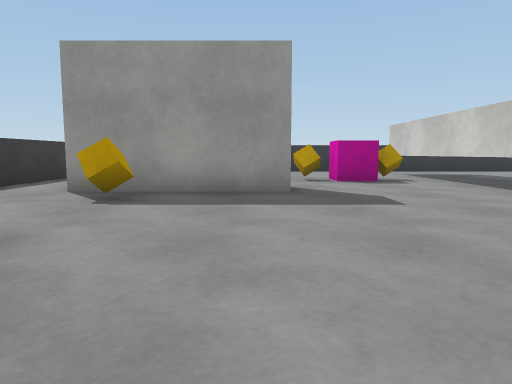
[1] (above)

18 first-person views from a walk through a Unity game level. The camera is 0.68 m above the floor, tilts 6° down and sees 70° across. The floor is counted in squares, 1 m on a side. Each view is taken from the middle of a square. On the plan, view 1 faces up. The plan holds only what a view shows up to about 11 squares ahead; the rest is blank. The player is left out. Surface patterns are stand-ins for the level's own textures.

[2]
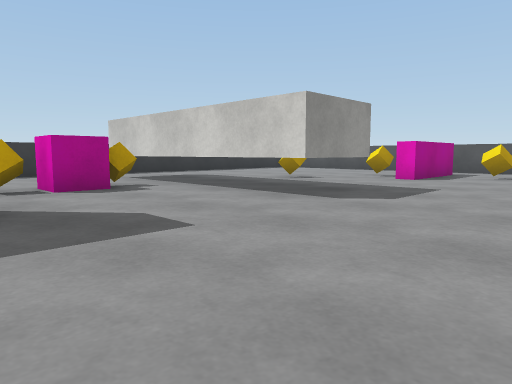

[3]
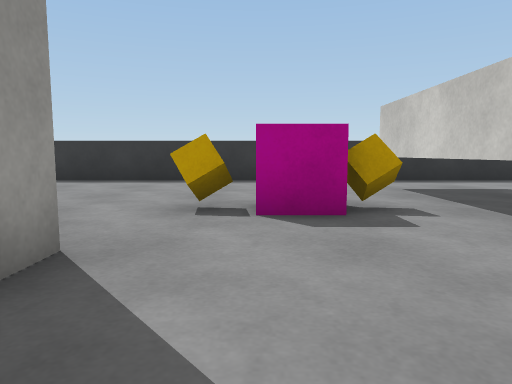

[4]
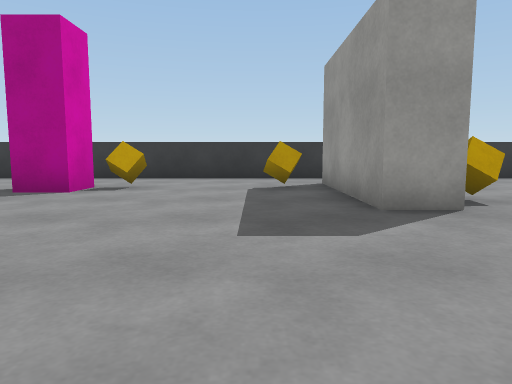

[5]
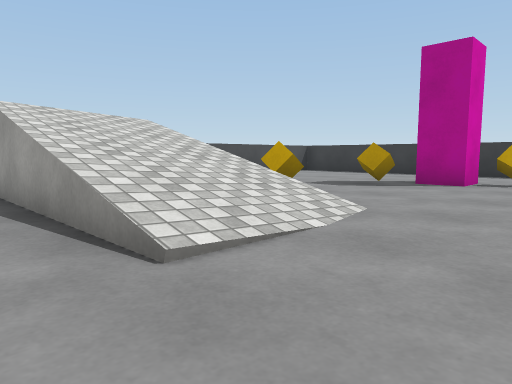

[6]
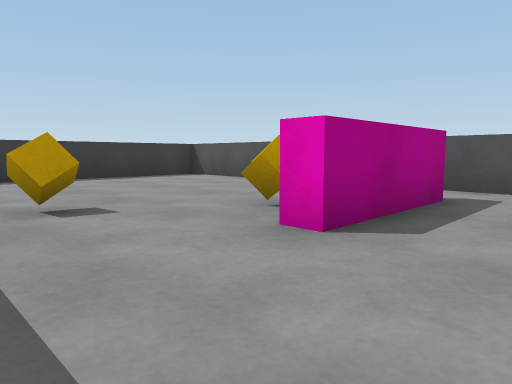

[7]
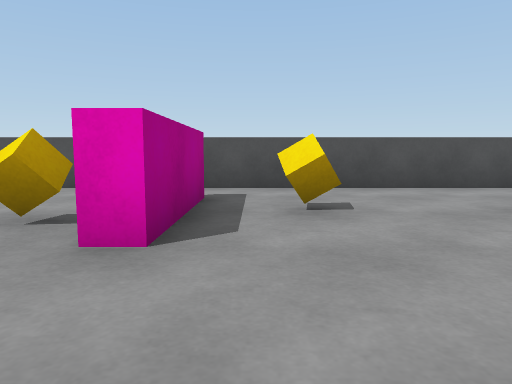

[8]
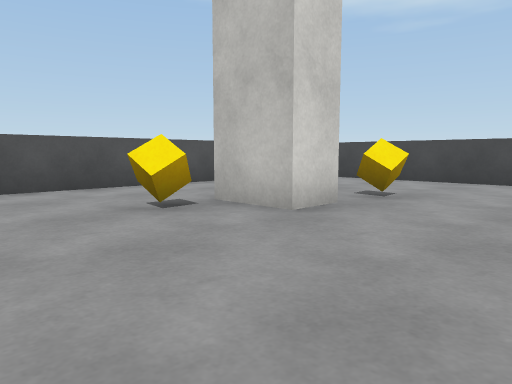

[9]
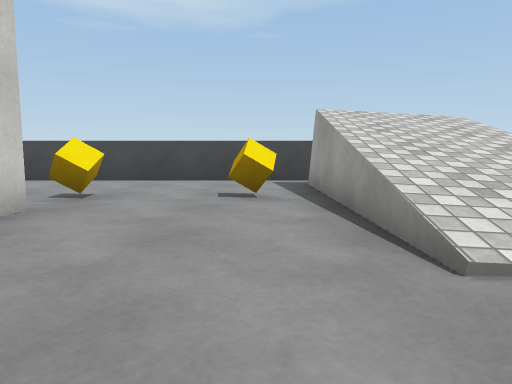

[10]
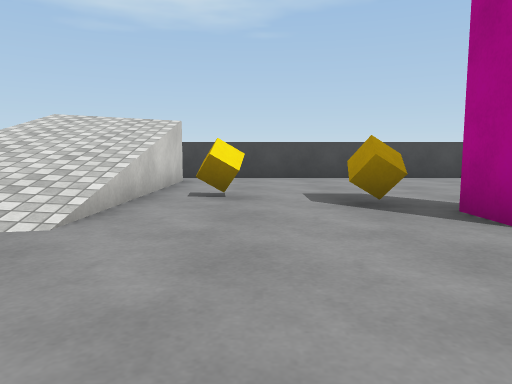

[11]
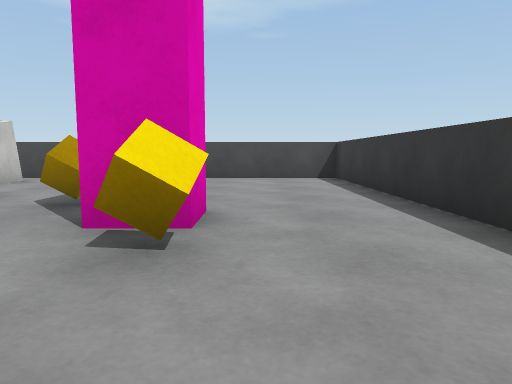

[12]
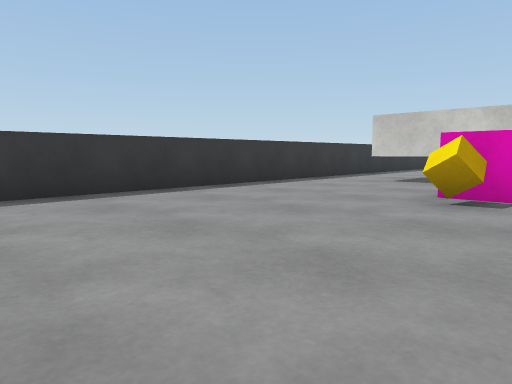

[13]
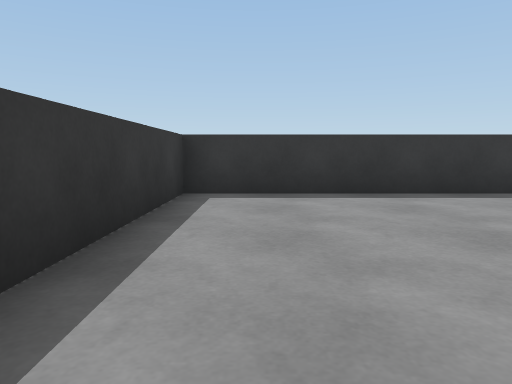

[14]
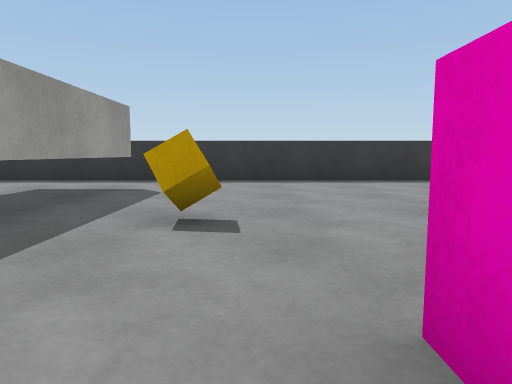

[15]
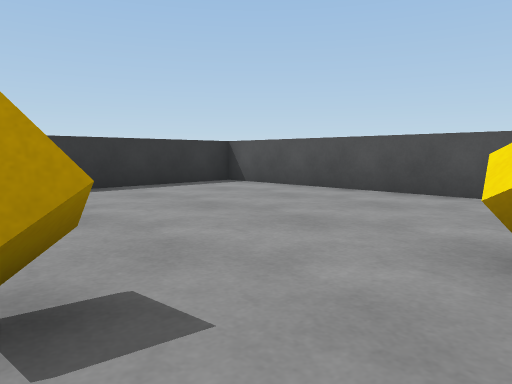

[16]
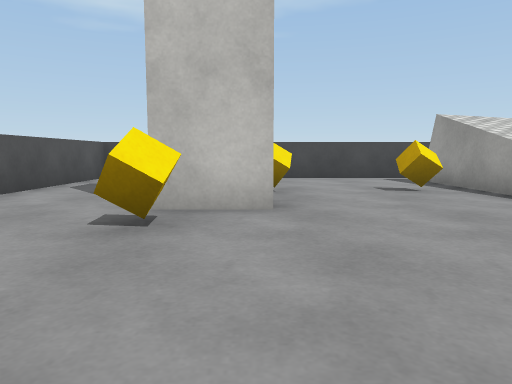

[17]
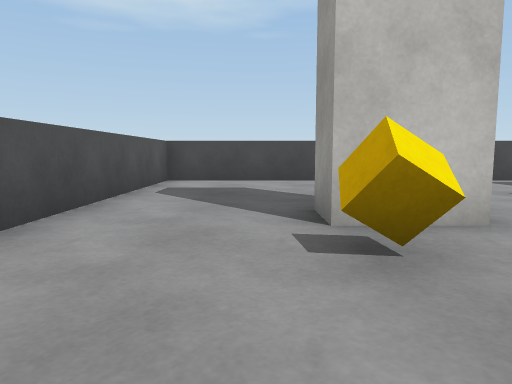

[18]
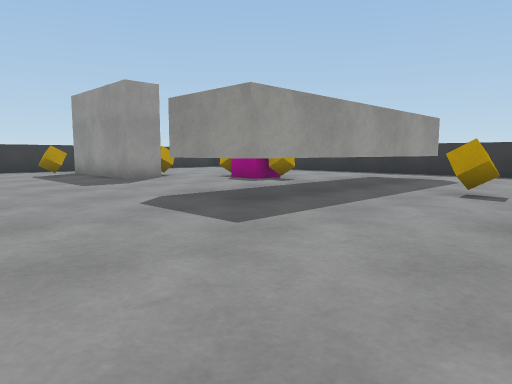

### Floor plan
Key: @ floor where view 1 was taken; # wall or solid block; x gap in a wall; . floor; / step, stairs or slope; v drop or lower ground; T thing the floor can be seen under or through; O other object.
Columns run from 6 left of view 1 to 14 right of it. Each row starts with its distance up from view 1.
 15 #####################
 14 #...................#
 13 #...................#
 12 #..........TT.......#
 11 #..........TT.......#
 10 #.......OO.TT.......#
  9 #.......OO.TT.O.....#
  8 #.....O....TT.......#
  7 #..####....TT....O. #
  6 #...O......TT...###.#
  5 #...................#
  4 #................O..#
  3 #...................#
  2 #...O.....///....O..#
  1 #...#....////.......#
  0 #....O@..////...##..#
 -1 #.......O////.......#
 -2 #........////O..O...#
 -3 #........///v.......#
 -4 #........#vvx.......#
 -5 #####################

Positions as (right, up) in squares from view 1, and headings:
1: (0, 0), facing up
2: (0, 2), facing up-right
3: (2, 5), facing up
4: (5, 5), facing left
5: (7, 4), facing down-left
6: (7, 4), facing up-right
7: (7, 5), facing right
8: (7, 4), facing down-right
9: (7, 4), facing down
10: (1, 5), facing down
11: (-3, 5), facing down
12: (-4, 8), facing up-right
13: (-4, 8), facing up
14: (9, 5), facing up
15: (8, 7), facing up-right
16: (10, 5), facing down
17: (12, 4), facing down
18: (10, 2), facing up-left
